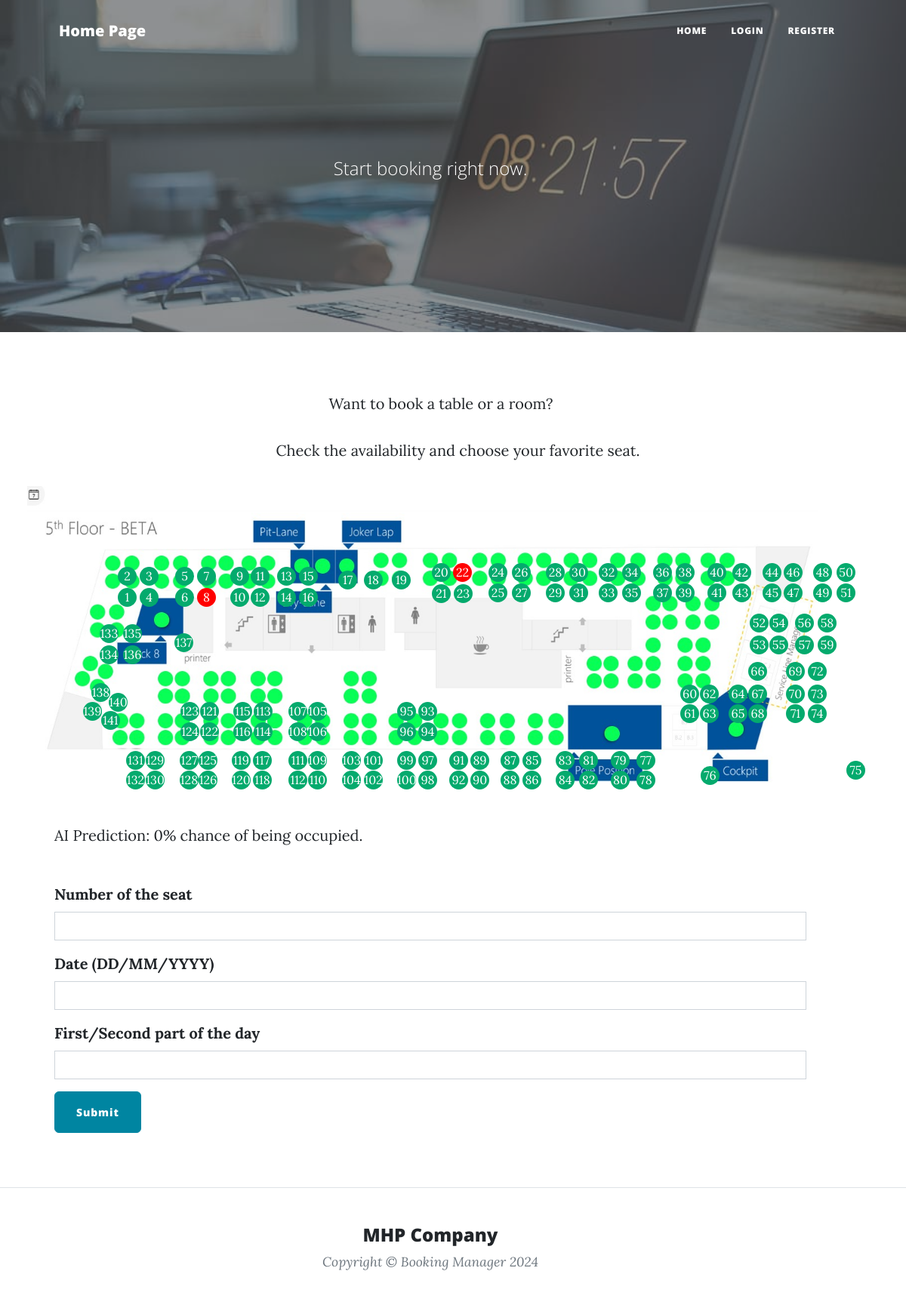
/book, run on an earlier commit of the app's database.
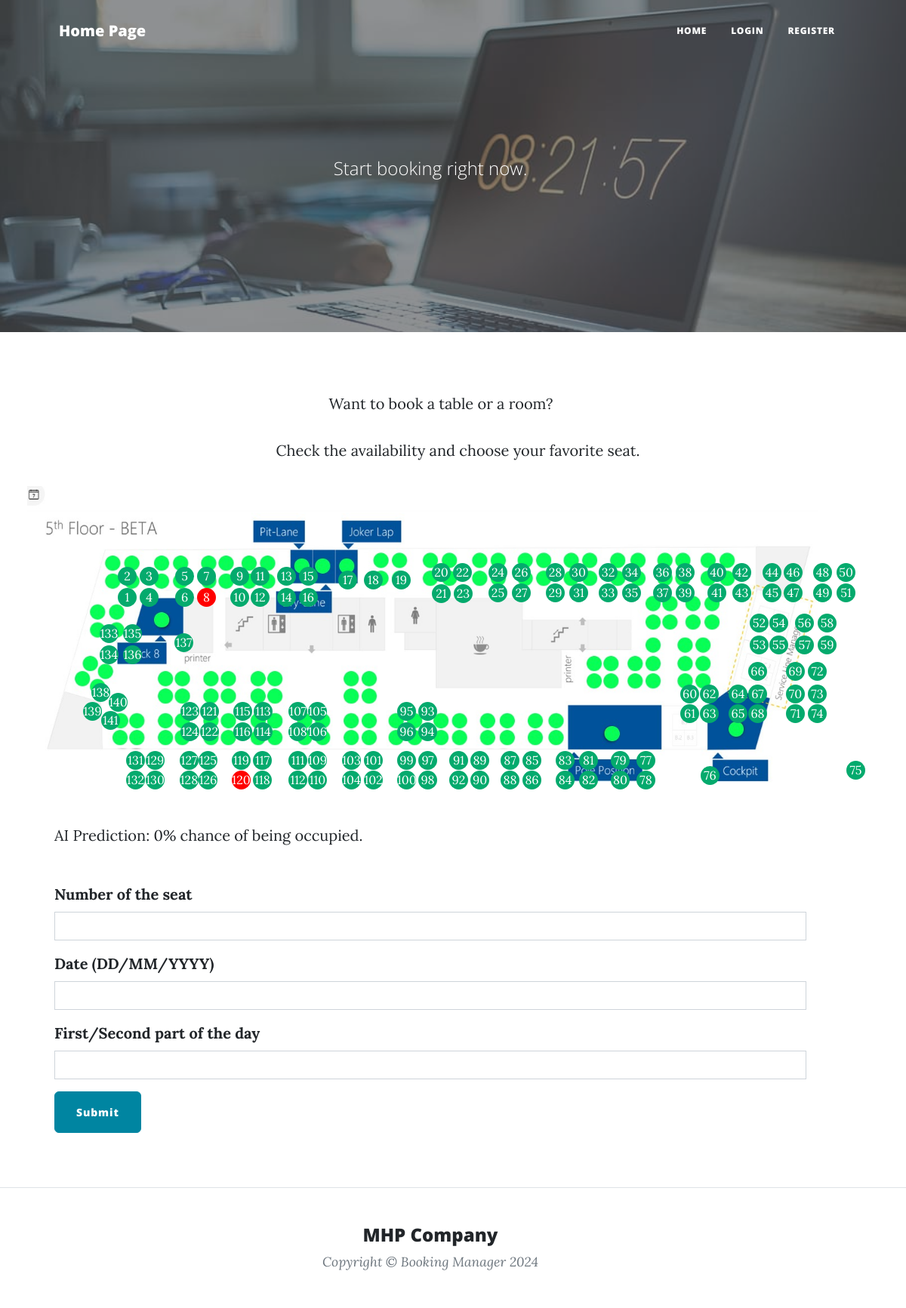
And on a later commit of the database.
### main.py (models this page shows)
class Seats(db.Model):
    __tablename__ = "reservations"
    id: Mapped[int] = mapped_column(Integer, primary_key=True)
    nr: Mapped[int] = mapped_column(Integer, nullable=False)
    booked: Mapped[int] = mapped_column(Integer, nullable=True)
    author_id: Mapped[int] = mapped_column(Integer, db.ForeignKey("users.id"))

### main.py (the view, shortened to what this page needs)
@app.route("/book", methods=["GET", "POST"])
def book():
    form = AiForm()
    result = db.session.execute(db.select(Seats))
    seats = result.scalars().all()
    clear_seats = [seat.id for seat in seats if not seat.booked]
    users_who_reserved = [seat.author_id for seat in seats if seat.author_id != -1]
    return render_template("confirmation.html", current_user=current_user,
                           clear_seats=clear_seats, seats=seats,
                           users_who_reserved=users_who_reserved, form=form, rez=0)

### forms.py
class AiForm(FlaskForm):
    table_name = StringField("Number of the seat", validators=[DataRequired()])
    data = StringField("Date (DD/MM/YYYY)", validators=[DataRequired()])
    part_of_day = StringField("First/Second part of the day", validators=[DataRequired()])
    submit_f = SubmitField("Submit")

### templates/confirmation.html (shortened to what this page needs)
{% from "bootstrap5/form.html" import render_form %}
{% include "header.html" %}
<header
  class="masthead"
  style="background-image: url('../static/assets/img/laptop-reg.jpg')"
>
  <div class="container position-relative px-4 px-lg-5">
    <div class="row gx-4 gx-lg-5 justify-content-center">
      <div class="col-md-10 col-lg-8 col-xl-7">
        <div class="page-heading">
          <span class="subheading">Start booking right now.</span>
        </div>
      </div>
    </div>
  </div>
</header>
<main class="mb-4">
  <div class="container px-4 px-lg-5">
    <div class="row gx-4 gx-lg-5 justify-content-center">
      <div class="col-md-10 col-lg-8 col-xl-7">
        {% if current_user.id not in users_who_reserved: %}
        <p style="margin-left: 160px">
          Want to book a table or a room?
        </p>
        <p style="margin-left: 90px">
          Check the availability and choose your favorite seat.
        </p>
        {% else %}
        <p style="margin-left: 160px">
          You have already booked a seat. Can not book twice.
        </p>
        {% endif %}
      </div>
      <div class="container">
        <img src="static/assets/img/harta_buna.jpeg" alt="Harta" class="imagine">
        {% for seat in seats: %}
        {% if seat.id in clear_seats %}
        {% if current_user.id not in users_who_reserved: %}
        <a class="button button{{ seat.id }}" href="{{ url_for('reservation', btn_id=seat.id) }}">{{ seat.id }}</a>
        {% else %}
        <a class="button button{{ seat.id }}" style="pointer-events: none">{{seat.id}}</a>
        {% endif %}
        {% else %}
        <a class="button button{{ seat.id }}" style="background-color: red; pointer-events: none">{{seat.id}}</a>
        {% endif %}
        {% endfor %}
      </div>
      <div class="row gx-4 gx-lg-5 justify-content-center">
        <span>AI Prediction: {{ rez }}% chance of being occupied.</span>
        <div class="my-5">
          {{ render_form(form, novalidate=True, button_map={"submit": "primary"}) }}
        </div>
        </div>
      </div>
      </div>
</main>
{% include "footer.html" %}

### templates/header.html (shortened to what this page needs)
<!DOCTYPE html>
<html lang="en">
  <head>
    {% block styles %}
    {{ bootstrap.load_css() }}
    <link
      href="{{ url_for('static', filename='css/styles.css') }}"
      rel="stylesheet"
    />
    {% endblock %}
  </head>
  <body>
    <nav class="navbar navbar-expand-lg navbar-light" id="mainNav">
      <div class="container px-4 px-lg-5">
        <a class="navbar-brand" href="/">Home Page</a>
        <div class="collapse navbar-collapse" id="navbarResponsive">
          <ul class="navbar-nav ms-auto py-4 py-lg-0">
            <li class="nav-item">
              <a
                class="nav-link px-lg-3 py-3 py-lg-4"
                href="{{ url_for('get_all_posts') }}"
                >Home</a
              >
            </li>
            {% if not current_user.is_authenticated: %}
            <li class="nav-item">
              <a
                class="nav-link px-lg-3 py-3 py-lg-4"
                href="{{ url_for('login') }}"
                >Login</a
              >
            </li>
            <li class="nav-item">
              <a
                class="nav-link px-lg-3 py-3 py-lg-4"
                href="{{ url_for('register') }}"
                >Register</a
              >
            </li>
            {% endif %}
          </ul>
        </div>
      </div>
    </nav>
  </body>
</html>

### templates/footer.html (shortened to what this page needs)
        <footer class="border-top">
          <div class="container px-4 px-lg-5">
              <div class="row gx-4 gx-lg-5 justify-content-center">
                  <div class="col-md-10 col-lg-8 col-xl-7">
                      <h4 class="text-center">MHP Company</h4>
                      <div class="small text-center text-muted fst-italic">Copyright &copy; Booking Manager 2024</div>
                  </div>
              </div>
          </div>
      </footer>
  </body>
</html>

What changed in the data, as far as the page shows it:
no longer on this page (row edited): Seats: id "120"
now on this page (row edited): Seats: id "22"
